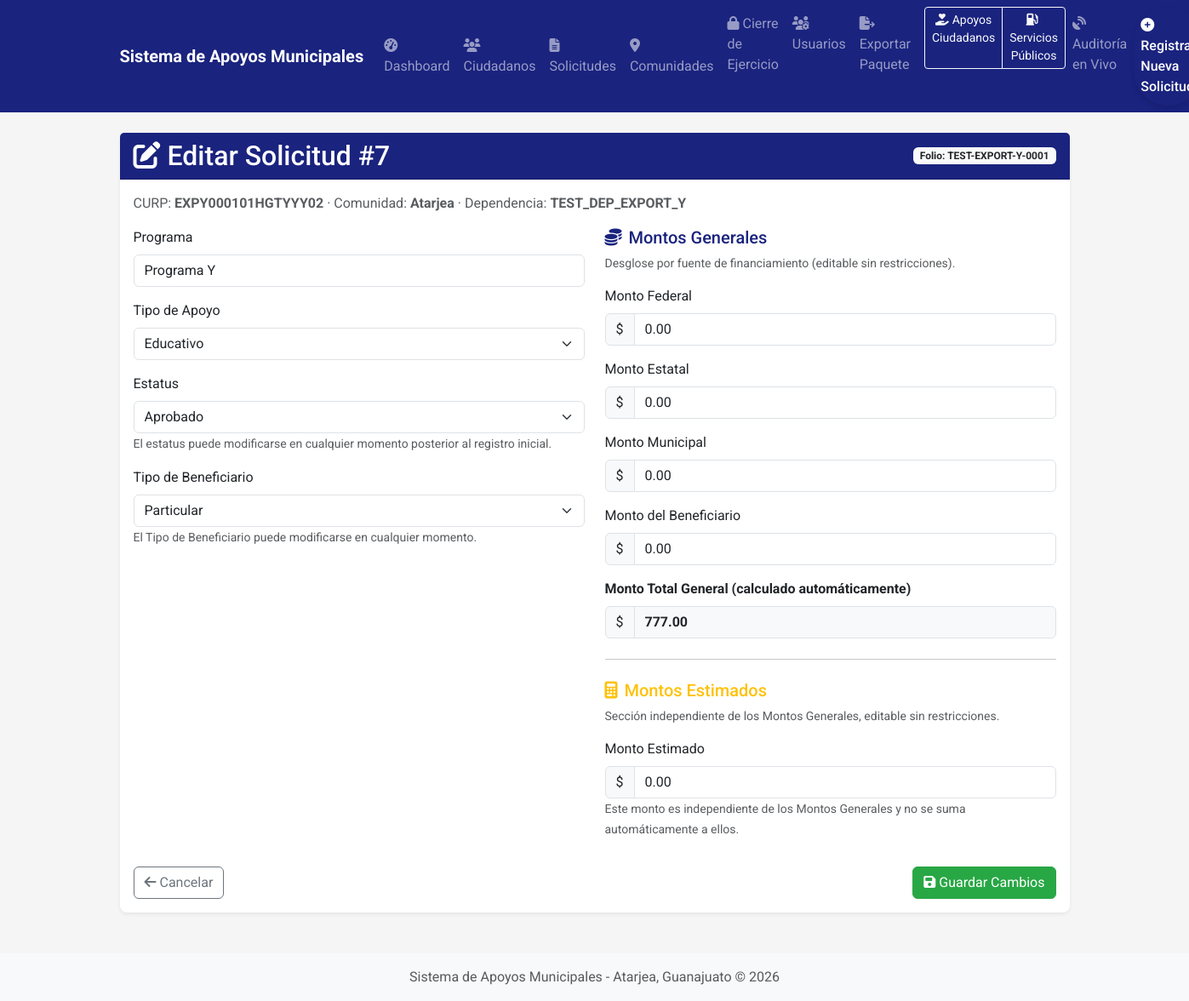
Screenshot of /solicitud/7/editar (signed in) with the database file from the repository.
### app/models.py (models this page shows, shortened)
class Solicitud(db.Model):
    __tablename__ = 'solicitudes'
    id = db.Column(db.Integer, primary_key=True)
    folio = db.Column(db.String(20), unique=True, nullable=True)  # Folio único generado automáticamente
    CURP = db.Column(db.String(18), db.ForeignKey('ciudadanos.CURP'), nullable=False)
    Comunidad = db.Column(db.String(100), nullable=False)
    Programa = db.Column(db.String(100), nullable=False)
    Tipo_Apoyo = db.Column(db.String(100), nullable=False, default=TipoApoyoEnum.ALIMENTARIO.value)
    Monto = db.Column(db.Numeric(10, 2), nullable=True)  # Monto total (calculado automáticamente a partir del desglose por fuente)
    Monto_Federal = db.Column(db.Numeric(10, 2), nullable=True, default=0)
    Monto_Estatal = db.Column(db.Numeric(10, 2), nullable=True, default=0)
    Monto_Municipal = db.Column(db.Numeric(10, 2), nullable=True, default=0)
    Monto_Beneficiario = db.Column(db.Numeric(10, 2), nullable=True, default=0)
    Monto_Estimado = db.Column(db.Numeric(10, 2), nullable=True, default=0)
    Tipo_Beneficiario = db.Column(db.String(20), nullable=True, default=TipoBeneficiarioEnum.PARTICULAR.value)
    Dependencia = db.Column(db.String(100), nullable=True)  # Campo legacy
    dependencia_id = db.Column(db.Integer, db.ForeignKey('dependencias.id'), nullable=True)
    usuario_id = db.Column(db.Integer, db.ForeignKey('usuarios.id'), nullable=True)
    Fecha_Solicitud = db.Column(db.DateTime, default=datetime.utcnow)
    Estatus = db.Column(db.String(20), default=EstatusEnum.PENDIENTE.value)
    usuario_autorizador = db.Column(db.Integer, db.ForeignKey('usuarios.id'), nullable=True)
    puesto_autorizador = db.Column(db.String(100), nullable=True)
    usuario = db.relationship('Usuario', foreign_keys=[usuario_id], backref='solicitudes_creadas')
    autorizador = db.relationship('Usuario', foreign_keys=[usuario_autorizador], backref='solicitudes_autorizadas')
    adjuntos = db.relationship('AdjuntoSolicitud', backref='solicitud_relacion', lazy=True, cascade="all, delete-orphan")

### app/routes.py (the view, shortened to what this page needs)
@main.route('/solicitud/<int:solicitud_id>/editar', methods=['GET', 'POST'])
@login_required
def editar_solicitud(solicitud_id):
    try:
        solicitud = Solicitud.query.get_or_404(solicitud_id)
        if not current_user.tiene_vision_total() and solicitud.dependencia_id != current_user.dependencia_id:
            flash('No tiene permisos para editar esta solicitud.', 'danger')
            return redirect(url_for('main.dashboard'))
        return render_template('editar_solicitud.html', solicitud=solicitud)
    except Exception as e:
        db.session.rollback()
        current_app.logger.error(f"Error al editar solicitud #{solicitud_id}: {str(e)}", exc_info=True)
        flash('No se pudo actualizar la solicitud en este momento. Intente nuevamente.', 'danger')
        return redirect(url_for('main.dashboard'))

### app/models.py (called while the page is built)
    def es_admin(self):
        return (self.rol or '').lower() == RolUsuario.ADMIN.value.lower()

    def es_servicios_publicos(self):
        return (self.rol or '').lower() == RolUsuario.SERVICIOS_PUBLICOS.value.lower()

    def puede_cerrar_ejercicio(self):
        return self.es_admin() or self.es_presidente()

    def tiene_vision_total(self):
        return self.es_admin() or self.es_presidente()

### templates/editar_solicitud.html (shortened to what this page needs)
{% extends "layout.html" %}
{% block content %}
<div class="container mt-4">
    <div class="card mb-4 shadow-sm">
        <div class="card-header bg-primary text-white d-flex justify-content-between align-items-center">
            <h2 class="mb-0"><i class="fas fa-edit me-2"></i>Editar Solicitud #{{ solicitud.id }}</h2>
            <span class="badge bg-light text-dark">Folio: {{ solicitud.folio or 'N/A' }}</span>
        </div>
        <div class="card-body">
            <p class="text-muted">
                CURP: <strong>{{ solicitud.CURP }}</strong> &middot;
                Comunidad: <strong>{{ solicitud.Comunidad }}</strong> &middot;
                Dependencia: <strong>{{ solicitud.Dependencia or 'N/A' }}</strong>
            </p>
            <form method="POST" action="{{ url_for('main.editar_solicitud', solicitud_id=solicitud.id) }}">
                <div class="row">
                    <div class="col-md-6">
                        <div class="form-group mb-3">
                            <label class="form-label">Programa</label>
                            <input type="text" class="form-control" name="programa" value="{{ solicitud.Programa or '' }}">
                        </div>
                        <div class="form-group mb-3">
                            <label class="form-label">Tipo de Apoyo</label>
                            <select class="form-select" name="tipo_apoyo">
                                {% for opcion in ['Alimentario', 'Educativo', 'A la Salud', 'A la Vivienda', 'Apoyo a la Movilidad', 'Fortalecimiento Comunitario y Cohesión Social'] %}
                                <option value="{{ opcion }}" {% if solicitud.Tipo_Apoyo == opcion %}selected{% endif %}>{{ opcion }}</option>
                                {% endfor %}
                            </select>
                        </div>
                        <div class="form-group mb-3">
                            <label class="form-label">Estatus</label>
                            <select class="form-select" name="estatus" id="estatus_select">
                                {% for opcion in ['Pendiente', 'Aprobado', 'Rechazado', 'Otorgado'] %}
                                <option value="{{ opcion }}" {% if solicitud.Estatus == opcion %}selected{% endif %}>{{ opcion }}</option>
                                {% endfor %}
                            </select>
                            <small class="form-text text-muted">El estatus puede modificarse en cualquier momento posterior al registro inicial.</small>
                        </div>
                        <div class="form-group mb-3">
                            <label class="form-label">Tipo de Beneficiario</label>
                            <select class="form-select" name="tipo_beneficiario">
                                {% for opcion in ['Particular', 'Grupo', 'Comunidad'] %}
                                <option value="{{ opcion }}" {% if solicitud.Tipo_Beneficiario == opcion %}selected{% endif %}>{{ opcion }}</option>
                                {% endfor %}
                            </select>
                            <small class="form-text text-muted">El Tipo de Beneficiario puede modificarse en cualquier momento.</small>
                        </div>
                    </div>
                    <div class="col-md-6">
                        <h5 class="text-primary"><i class="fas fa-coins me-2"></i>Montos Generales</h5>
                        <p class="text-muted small">Desglose por fuente de financiamiento (editable sin restricciones).</p>
                        <div class="form-group mb-3">
                            <label class="form-label">Monto Federal</label>
                            <div class="input-group">
                                <span class="input-group-text">$</span>
                                <input type="number" class="form-control monto-desglose" name="monto_federal" step="0.01" min="0" value="{{ '%.2f'|format(solicitud.Monto_Federal or 0) }}">
                            </div>
                        </div>
                        <div class="form-group mb-3">
                            <label class="form-label">Monto Estatal</label>
                            <div class="input-group">
                                <span class="input-group-text">$</span>
                                <input type="number" class="form-control monto-desglose" name="monto_estatal" step="0.01" min="0" value="{{ '%.2f'|format(solicitud.Monto_Estatal or 0) }}">
                            </div>
                        </div>
                        <div class="form-group mb-3">
                            <label class="form-label">Monto Municipal</label>
                            <div class="input-group">
                                <span class="input-group-text">$</span>
                                <input type="number" class="form-control monto-desglose" name="monto_municipal" step="0.01" min="0" value="{{ '%.2f'|format(solicitud.Monto_Municipal or 0) }}">
                            </div>
                        </div>
                        <div class="form-group mb-3">
                            <label class="form-label">Monto del Beneficiario</label>
                            <div class="input-group">
                                <span class="input-group-text">$</span>
                                <input type="number" class="form-control monto-desglose" name="monto_beneficiario" step="0.01" min="0" value="{{ '%.2f'|format(solicitud.Monto_Beneficiario or 0) }}">
                            </div>
                        </div>
                        <div class="form-group mb-3">
                            <label class="form-label fw-bold">Monto Total General (calculado automáticamente)</label>
                            <div class="input-group">
                                <span class="input-group-text">$</span>
                                <input type="text" class="form-control bg-light fw-bold" id="monto_total_calculado" readonly value="{{ '%.2f'|format(solicitud.Monto or 0) }}">
                            </div>
                        </div>
                        <hr class="my-4">
                        <h5 class="text-warning"><i class="fas fa-calculator me-2"></i>Montos Estimados</h5>
                        <p class="text-muted small">Sección independiente de los Montos Generales, editable sin restricciones.</p>
                        <div class="form-group mb-3">
                            <label class="form-label">Monto Estimado</label>
                            <div class="input-group">
                                <span class="input-group-text">$</span>
                                <input type="number" class="form-control" name="monto_estimado" step="0.01" min="0" value="{{ '%.2f'|format(solicitud.Monto_Estimado or 0) }}">
                            </div>
                            <small class="form-text text-muted">Este monto es independiente de los Montos Generales y no se suma automáticamente a ellos.</small>
                        </div>
                    </div>
                </div>
                <div class="d-flex justify-content-between mt-3">
                    <a href="{{ url_for('main.expediente', solicitud_id=solicitud.id) }}" class="btn btn-outline-secondary">
                        <i class="fas fa-arrow-left me-1"></i>Cancelar
                    </a>
                    <button type="submit" class="btn btn-success">
                        <i class="fas fa-save me-1"></i>Guardar Cambios
                    </button>
                </div>
            </form>
        </div>
    </div>
</div>
{% endblock %}

### templates/layout.html (style rules this page uses)
body { background-color: #f5f5f5; font-family: 'Roboto', sans-serif; }
.card { border-radius: 8px; box-shadow: 0 4px 6px rgba(0, 0, 0, 0.1); margin-bottom: 1.5rem; border: none; }
.card-header { border-radius: 8px 8px 0 0; font-weight: 500; }
.text-primary { color: #1a237e !important; }
.bg-primary { background-color: #1a237e !important; }
.btn-success { background-color: #28a745; border-color: #28a745; }

### rows the page displays
Solicitud: id "7", folio "TEST-EXPORT-Y-0001", CURP "EXPY000101HGTYYY02", Comunidad "Atarjea", Dependencia "TEST_DEP_EXPORT_Y", programa "Programa Y", tipo_apoyo "Educativo", estatus "Aprobado", tipo_beneficiario "Particular", monto_federal "0.00", monto_estatal "0.00", monto_municipal "0.00", monto_beneficiario "0.00", Monto "777.00", monto_estimado "0.00"
